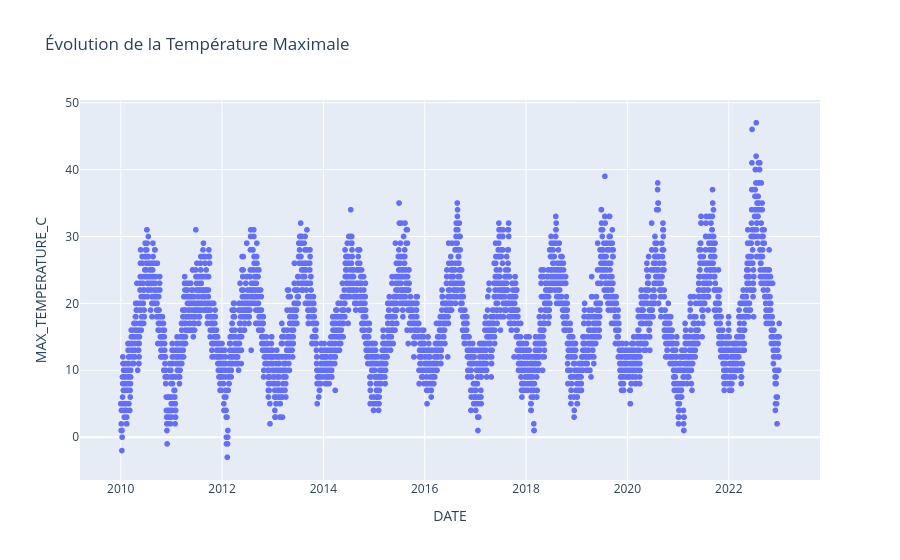

Notebook source saved alongside this figure:
### Markdown cell above
# Draw a scatterplot
With Date on X-Axis and Max Temperature on Y-axis

The result must have 11 seasonality for the 11 summers/winters alternance.

Utilisez Seaborn ou Plotly Express selon votre préférence

### Code cell
import plotly.express as px

fig = px.scatter(df_weather, x='DATE', y='MAX_TEMPERATURE_C', title="Évolution de la Température Maximale")
fig.show()

### Figure 1 — Plotly figure (JSON) as saved in the notebook; plotly's stock layout.template omitted (floating-point values rounded to 4 significant figures; data arrays with more than 128 entries replaced by an {"elided": "..."} marker saying what was removed)
{"data": [{"hovertemplate": "DATE=%{x}<br>MAX_TEMPERATURE_C=%{y}<extra></extra>", "legendgroup": "", "marker": {"color": "#636efa", "symbol": "circle"}, "mode": "markers", "name": "", "showlegend": false, "type": "scattergl", "x": {"elided": "4748 str values"}, "xaxis": "x", "y": {"elided": "4748 int values"}, "yaxis": "y"}], "layout": {"legend": {"tracegroupgap": 0}, "title": {"text": "Évolution de la Température Maximale"}, "xaxis": {"anchor": "y", "domain": [0, 1], "title": {"text": "DATE"}}, "yaxis": {"anchor": "x", "domain": [0, 1], "title": {"text": "MAX_TEMPERATURE_C"}}}}
